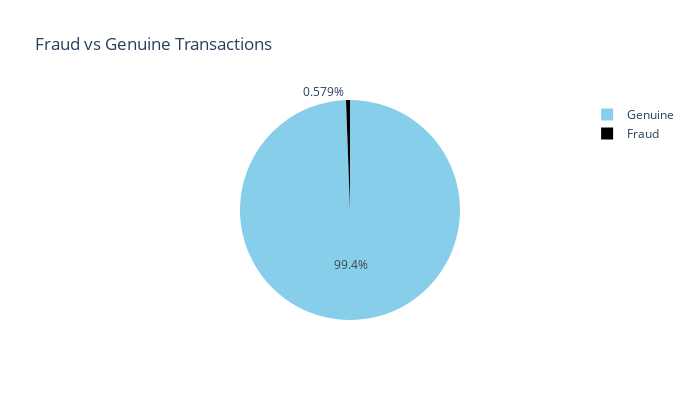

Notebook code cell kept with this figure:
### Code cell
labels=["Genuine","Fraud"]

fraud_or_not = dataset["is_fraud"].value_counts().tolist()
values = [fraud_or_not[0], fraud_or_not[1]]

fig = px.pie(values=dataset['is_fraud'].value_counts(), names=labels , width=700, height=400, color_discrete_sequence=["skyblue","black"]
             ,title="Fraud vs Genuine Transactions")
fig.show()

### Figure 1 — Plotly figure (JSON) as saved in the notebook; plotly's stock layout.template omitted (floating-point values rounded to 4 significant figures)
{"data": [{"domain": {"x": [0, 1], "y": [0, 1]}, "hovertemplate": "label=%{label}<br>value=%{value}<extra></extra>", "labels": ["Genuine", "Fraud"], "legendgroup": "", "name": "", "showlegend": true, "type": "pie", "values": [1289169, 7506]}], "layout": {"height": 400, "legend": {"tracegroupgap": 0}, "piecolorway": ["skyblue", "black"], "title": {"text": "Fraud vs Genuine Transactions"}, "width": 700}}
